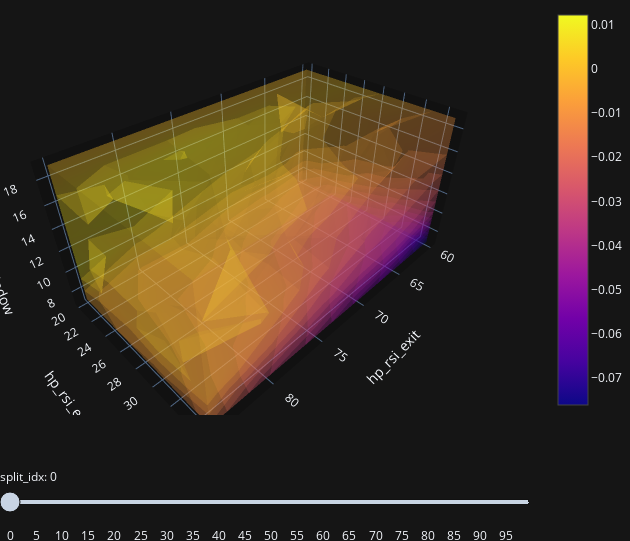

Source (notebook cell):
### Code cell
fig = pf.total_return().vbt.volume(
    x_level="hp_rsi_exit",
    y_level="hp_rsi_entry",
    z_level="hp_rsi_window",
    slider_level="split_idx",
)
fig.show()
